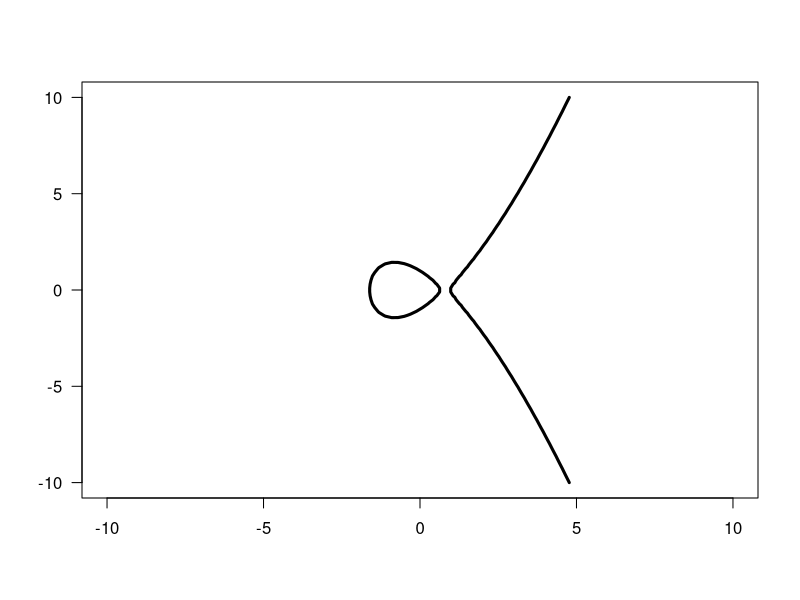

The R script that drew this image:
## ---- chunk 1
f <- function(x,y) x^3 - y^2 - 2*x +1
x <- y <- seq(-10,10,length=100)
z <- outer(x,y,f)
contour(x=x, y=x, z=z,levels=0, las=1, drawlabels=FALSE, lwd=3)
